Frame 1 (no input): blank canvas, image omitted
Frame 60 (no input): blank canvas, image omitted
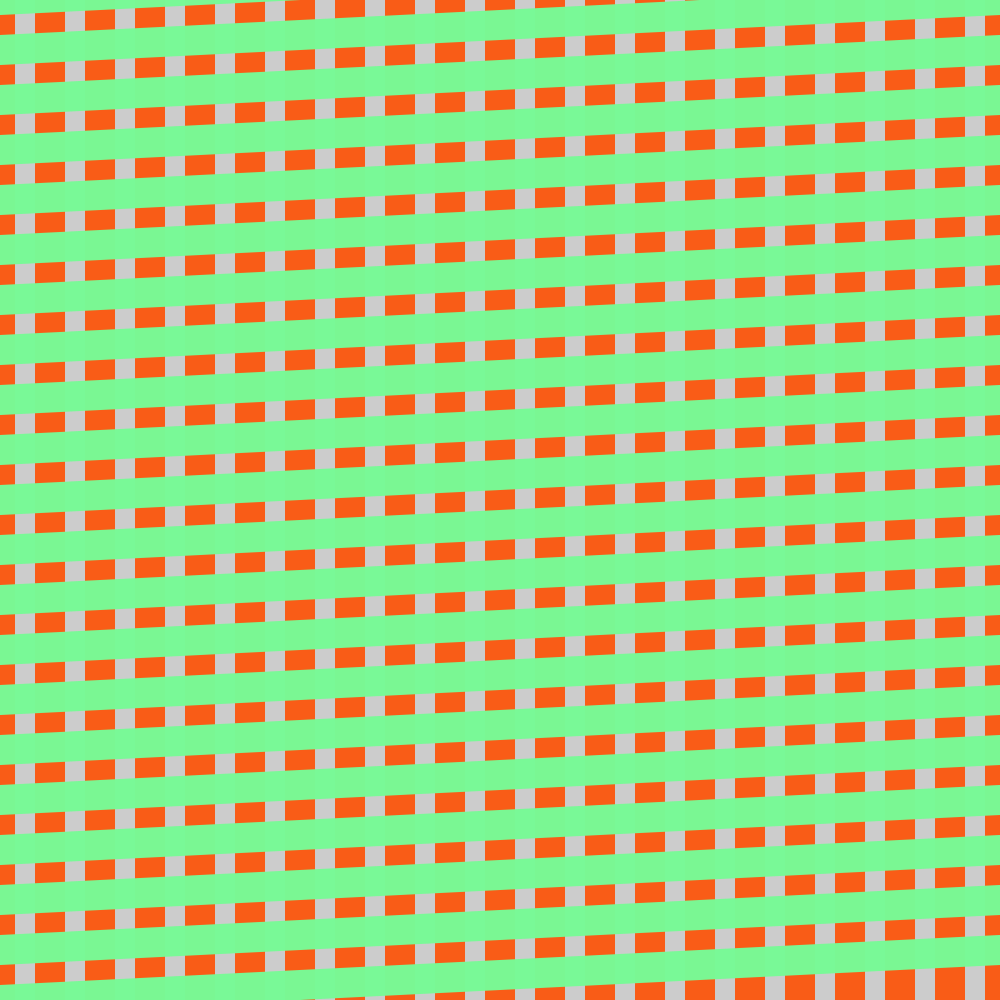
Frame 120 (the mouse pressed at the canvas centre since frame 60)

The p5.js sketch whose frames 1 and 60 were blank and that drew this single picture after the mouse press (run headless with seeded random() and noise() and a simulated clock; from frame 60 on, the mouse is pressed at the canvas centre):

// p5.js sketch
// ── sketch.js
function setup(){
  createCanvas(1000,1000);
  strokeWeight(30);
}

function draw(){
  background(204);
  stroke(102);
      stroke(mouseX/2,90,20,mouseY/2);
  if(mouseIsPressed == true){

  }
  for(var x = 0; x <= width; x+=50){
    line(x,0,x,height);
  }
  // line(40,0,70,height);
  if(mouseIsPressed == true){
    stroke(120,mouseY/2,150,mouseX/2);
  }
/*  line(0,70,width,50);*/
  for(var y = 0; y <= height; y+=50){
    line(0, y, width, y-50)
  }
}
